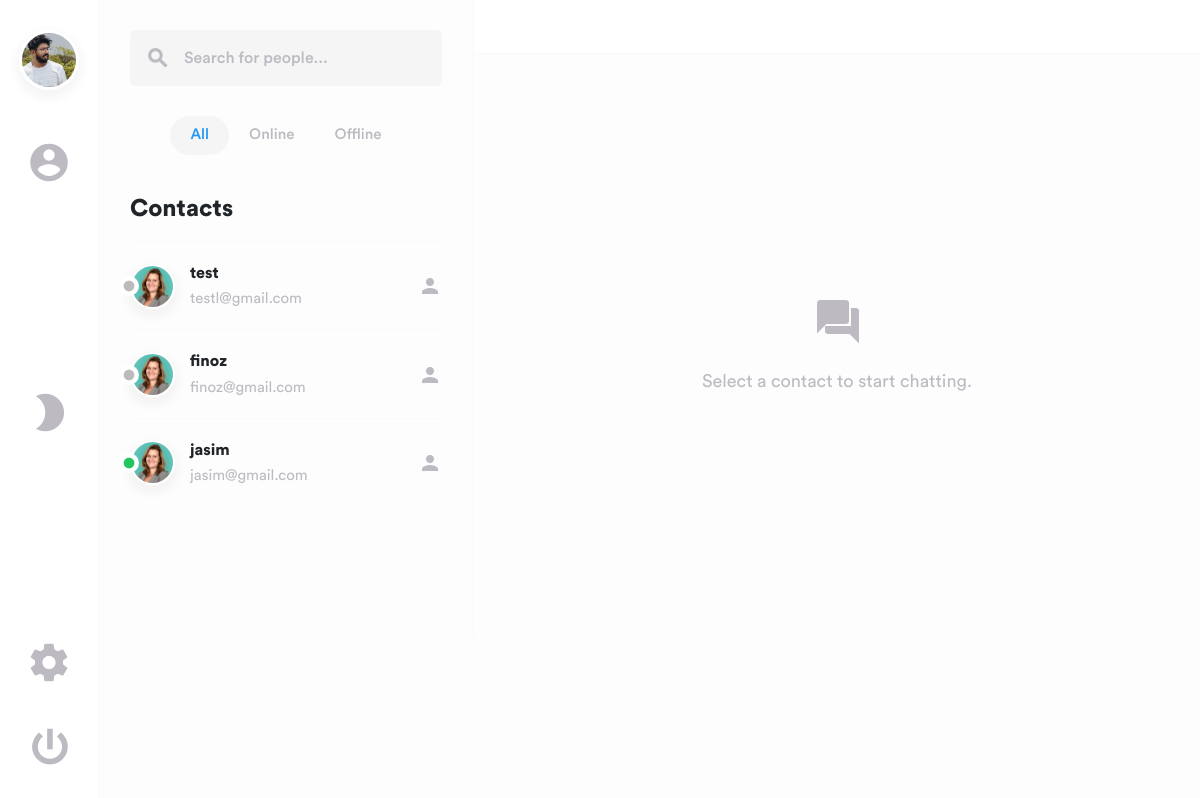
The app's page /chat/users/ (signed in) with its own data.
### accounts/models.py (models this page shows, shortened)
class CustomUser(AbstractBaseUser, PermissionsMixin):
    email = models.EmailField(unique=True)
    username = models.CharField(max_length=150, unique=True)
    is_online = models.BooleanField(default=False)
    last_seen = models.DateTimeField(default=timezone.now)
    is_active = models.BooleanField(default=True)
    is_staff = models.BooleanField(default=False)
    date_joined = models.DateTimeField(default=timezone.now)
    profile_picture = models.ImageField(
        upload_to='profile_pics/',
        null=True,
        blank=True,
    )
    objects = CustomUserManager()
    USERNAME_FIELD = 'email'
    REQUIRED_FIELDS = ['username']

### chat/views.py (the view)
# urls.py: path('users/', views.user_list, name='user_list'),
@login_required(login_url='login')
def user_list(request):
    users = list(User.objects.exclude(id=request.user.id))
    _annotate_unread(users, request.user)
    return render(request, 'chat/user_list.html', {'users': users})

### chat/views.py (called while the page is built)
def _annotate_unread(users, current_user):
    counts = dict(
        Message.objects
        .filter(receiver=current_user, is_read=False)
        .values('sender_id')
        .annotate(n=Count('id'))
        .values_list('sender_id', 'n')
    )
    for user in users:
        user.unread_count = counts.get(user.id, 0)
    return users

### chat/templates/chat/user_list.html (shortened to what this page needs)
{% load static %}
<!DOCTYPE html>
<html lang="en">
<head>
    <link href="{% static 'dist/css/lib/bootstrap.min.css' %}" type="text/css" rel="stylesheet">
    <link href="{% static 'dist/css/swipe.min.css' %}" type="text/css" rel="stylesheet">
</head>
<body>
    <main>
        <div class="layout">
            <div class="navigation">
                <div class="container">
                    <div class="inside">
                        <div class="nav nav-tab menu">
                            <button class="btn" id="nav-avatar-btn">
                                <img class="avatar-xl" id="nav-avatar-img"
                                    src="{% if request.user.profile_picture %}{{ request.user.profile_picture.url }}{% else %}{% static 'dist/img/avatars/avatar-male-1.jpg' %}{% endif %}"
                                    alt="avatar">
                            </button>
                            <a href="#members" data-toggle="tab" class="active"><i
                                    class="material-icons">account_circle</i></a>
                            <button class="btn mode f-grow1" id="theme-toggle" title="Toggle dark mode"><i
                                    class="material-icons" id="theme-icon">brightness_2</i></button>
                            <a href="#settings" data-toggle="tab"><i class="material-icons">settings</i></a>
                            <form action="{% url 'logout' %}" method="post" style="display: inline;">
                                <button type="submit" class="btn power" title="Log out"><i
                                        class="material-icons">power_settings_new</i></button>
                            </form>
                        </div>
                    </div>
                </div>
            </div>
            <div class="sidebar" id="sidebar">
                <div class="container">
                    <div class="col-md-12">
                        <div class="tab-content">
                            <div class="tab-pane fade show active" id="members">
                                <div class="search">
                                    <form class="form-inline position-relative">
                                        <input type="search" class="form-control" id="people"
                                            placeholder="Search for people...">
                                        <button type="button" class="btn btn-link loop"><i
                                                class="material-icons">search</i></button>
                                    </form>
                                </div>
                                <div class="list-group sort">
                                    <button class="btn filterMembersBtn active show" data-toggle="list"
                                        data-filter="all">All</button>
                                    <button class="btn filterMembersBtn" data-toggle="list"
                                        data-filter="online">Online</button>
                                    <button class="btn filterMembersBtn" data-toggle="list"
                                        data-filter="offline">Offline</button>
                                </div>
                                <div class="contacts">
                                    <h1>Contacts</h1>
                                    <div class="list-group" id="contacts" role="tablist">
                                        {% for user in users %}
                                        <a href="{% url 'chat:chat_with_user' user.id %}"
                                            class="filterMembers all {% if user.is_online %}online{% else %}offline{% endif %} contact">
                                            <img class="avatar-md"
                                                src="{% if user.profile_picture %}{{ user.profile_picture.url }}{% else %}{% static 'dist/img/avatars/avatar-female-1.jpg' %}{% endif %}"
                                                data-toggle="tooltip" data-placement="top" title="{{ user.username }}"
                                                alt="avatar">
                                            <div class="status">
                                                <i
                                                    class="material-icons {% if user.is_online %}online{% else %}offline{% endif %}">fiber_manual_record</i>
                                            </div>
                                            <div class="data">
                                                <h5>{{ user.username }}</h5>
                                                <p>{{ user.email }}</p>
                                            </div>
                                            <div class="person-add">
                                                <i class="material-icons">person</i>
                                            </div>
                                        </a>
                                        {% empty %}
                                        <p>No other users found.</p>
                                        {% endfor %}
                                    </div>
                                </div>
                            </div>
                        </div>
                    </div>
                </div>
            </div>
            <div class="main">
                <div class="tab-content" id="nav-tabContent">
                    <div class="babble tab-pane fade active show" id="list-chat" role="tabpanel"
                        aria-labelledby="list-chat-list">
                        <div class="chat" id="chat1">
                            <div class="top">
                            </div>
                            <div class="content empty">
                                <div class="container">
                                    <div class="col-md-12">
                                        <div class="no-messages">
                                            <i class="material-icons md-48">forum</i>
                                            <p>Select a contact to start chatting.</p>
                                        </div>
                                    </div>
                                </div>
                            </div>
                        </div>
                    </div>
                </div>
            </div>
        </div>
    </main>
</body>
</html>

### chat/templates/chat/user_list.html (style rules this page uses)
.material-icons.online { color: #22c55e !important; }
.contact .person-add { position: relative; display: flex; align-items: center; gap: 6px; }
body, .navigation, .sidebar, .main, .chat, .top, .content, .bottom, .text, .contacts, .settings, .profile, .category, .title, .form-control, .list-group-item, a, .data h5, .data p, span, .dropdown-menu, .dropdown-item, input, textarea, .search { transition: background-color .25s ease, color .25s ease, border-color .25s ease, box-shadow .25s ease; }

### records on screen
CustomUser: profile_picture (picture)
CustomUser: username (picture), is_online False (drawn), username "test", email "testl@gmail.com"
CustomUser: is_online False (drawn), username "finoz", email "finoz@gmail.com"
CustomUser: is_online True (drawn), username "jasim", email "jasim@gmail.com"
